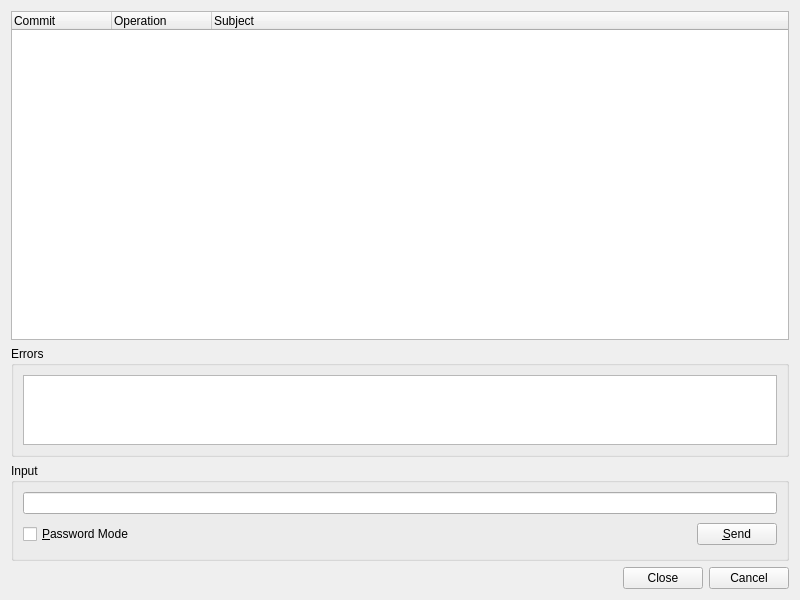
<?xml version="1.0" encoding="UTF-8"?>
<ui version="4.0">
 <class>GitBisectLogBrowserDialog</class>
 <widget class="QWidget" name="GitBisectLogBrowserDialog">
  <property name="geometry">
   <rect>
    <x>0</x>
    <y>0</y>
    <width>800</width>
    <height>600</height>
   </rect>
  </property>
  <property name="windowTitle">
   <string>Git Bisect Log</string>
  </property>
  <layout class="QVBoxLayout" name="verticalLayout">
   <item>
    <widget class="QTreeWidget" name="logTree">
     <property name="sizePolicy">
      <sizepolicy hsizetype="Expanding" vsizetype="Expanding">
       <horstretch>0</horstretch>
       <verstretch>7</verstretch>
      </sizepolicy>
     </property>
     <property name="alternatingRowColors">
      <bool>true</bool>
     </property>
     <property name="selectionMode">
      <enum>QAbstractItemView::ExtendedSelection</enum>
     </property>
     <property name="rootIsDecorated">
      <bool>false</bool>
     </property>
     <property name="itemsExpandable">
      <bool>false</bool>
     </property>
     <property name="allColumnsShowFocus">
      <bool>true</bool>
     </property>
     <column>
      <property name="text">
       <string>Commit</string>
      </property>
     </column>
     <column>
      <property name="text">
       <string>Operation</string>
      </property>
     </column>
     <column>
      <property name="text">
       <string>Subject</string>
      </property>
     </column>
    </widget>
   </item>
   <item>
    <widget class="QGroupBox" name="errorGroup">
     <property name="sizePolicy">
      <sizepolicy hsizetype="Preferred" vsizetype="Expanding">
       <horstretch>0</horstretch>
       <verstretch>1</verstretch>
      </sizepolicy>
     </property>
     <property name="title">
      <string>Errors</string>
     </property>
     <layout class="QVBoxLayout">
      <item>
       <widget class="QTextEdit" name="errors">
        <property name="whatsThis">
         <string>&lt;b&gt;Git log errors&lt;/b&gt;&lt;p&gt;This shows possible error messages of the git log command.&lt;/p&gt;</string>
        </property>
        <property name="readOnly">
         <bool>true</bool>
        </property>
        <property name="acceptRichText">
         <bool>false</bool>
        </property>
       </widget>
      </item>
     </layout>
    </widget>
   </item>
   <item>
    <widget class="QGroupBox" name="inputGroup">
     <property name="title">
      <string>Input</string>
     </property>
     <layout class="QGridLayout">
      <item row="1" column="1">
       <spacer>
        <property name="orientation">
         <enum>Qt::Horizontal</enum>
        </property>
        <property name="sizeType">
         <enum>QSizePolicy::Expanding</enum>
        </property>
        <property name="sizeHint" stdset="0">
         <size>
          <width>327</width>
          <height>29</height>
         </size>
        </property>
       </spacer>
      </item>
      <item row="1" column="2">
       <widget class="QPushButton" name="sendButton">
        <property name="toolTip">
         <string>Press to send the input to the git process</string>
        </property>
        <property name="text">
         <string>&amp;Send</string>
        </property>
        <property name="shortcut">
         <string>Alt+S</string>
        </property>
       </widget>
      </item>
      <item row="0" column="0" colspan="3">
       <widget class="QLineEdit" name="input">
        <property name="toolTip">
         <string>Enter data to be sent to the git process</string>
        </property>
       </widget>
      </item>
      <item row="1" column="0">
       <widget class="QCheckBox" name="passwordCheckBox">
        <property name="toolTip">
         <string>Select to switch the input field to password mode</string>
        </property>
        <property name="text">
         <string>&amp;Password Mode</string>
        </property>
        <property name="shortcut">
         <string>Alt+P</string>
        </property>
       </widget>
      </item>
     </layout>
    </widget>
   </item>
   <item>
    <widget class="QDialogButtonBox" name="buttonBox">
     <property name="orientation">
      <enum>Qt::Horizontal</enum>
     </property>
     <property name="standardButtons">
      <set>QDialogButtonBox::Cancel|QDialogButtonBox::Close</set>
     </property>
    </widget>
   </item>
  </layout>
 </widget>
 <tabstops>
  <tabstop>logTree</tabstop>
  <tabstop>errors</tabstop>
  <tabstop>input</tabstop>
  <tabstop>passwordCheckBox</tabstop>
  <tabstop>sendButton</tabstop>
 </tabstops>
 <resources/>
 <connections/>
</ui>
